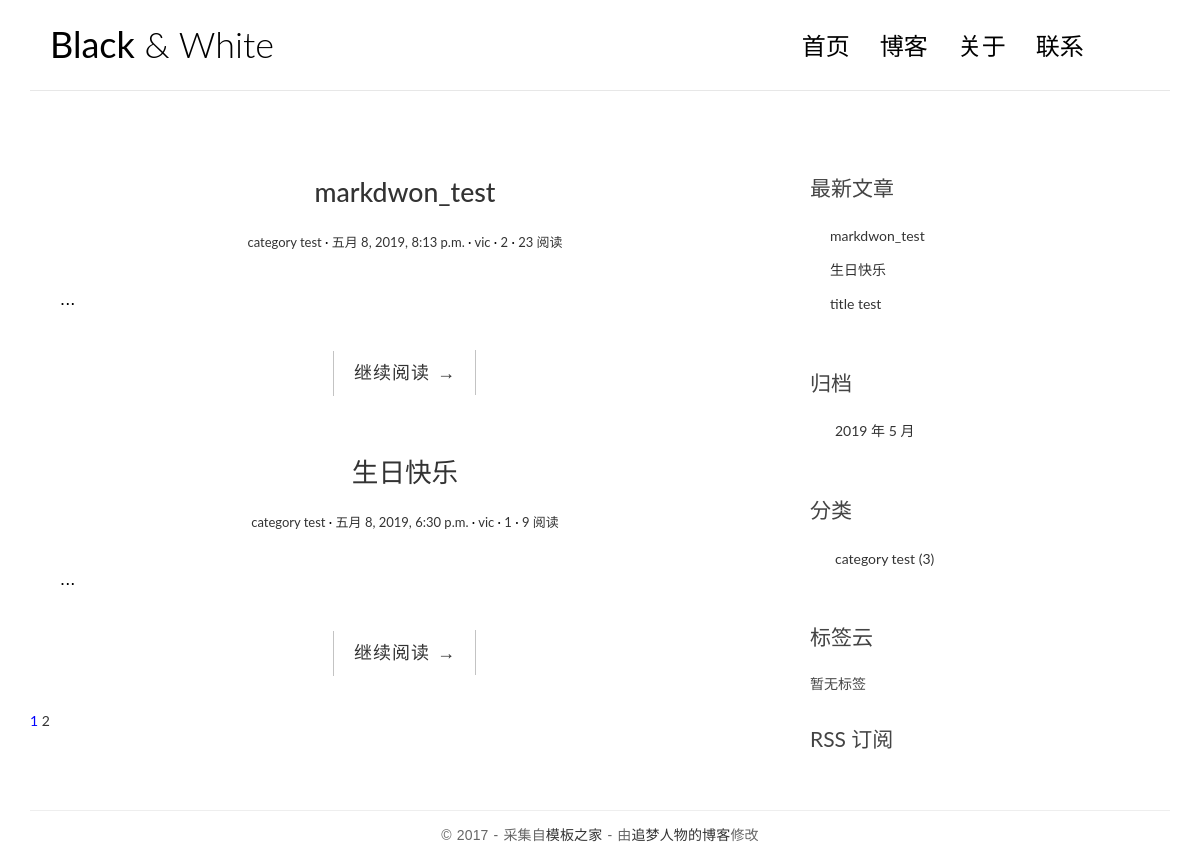
/blog/, run on an earlier commit of the app's database.
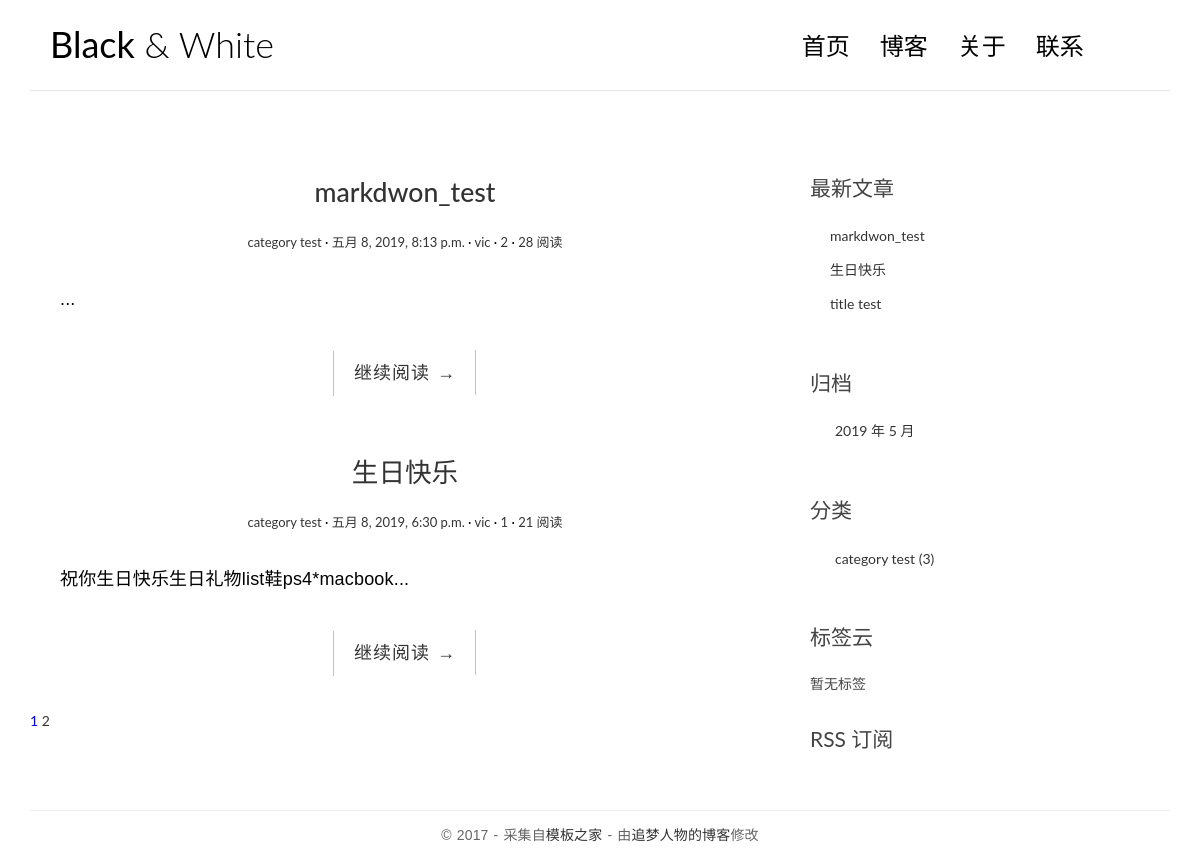
And on a later commit of the database.
### blog/models.py (models this page shows, shortened)
class Post(models.Model):
    title = models.CharField(max_length=70)
    body = models.TextField()
    created_time = models.DateTimeField()
    modified_time = models.DateTimeField()
    excerpt = models.CharField(max_length=200, blank=True)
    category = models.ForeignKey(Category, on_delete=models.CASCADE)
    tags = models.ManyToManyField(Tag, blank=True)
    author = models.ForeignKey(User, on_delete=models.CASCADE)
    views = models.PositiveIntegerField(default=0, editable=False)
    def get_absolute_url(self):
        return reverse('blog:detail', kwargs={'pk':self.pk})
    class Meta:
        ordering = ['created_time']

class Category(models.Model):
    name = models.CharField(max_length=100)

### blog/views.py (the view, shortened to what this page needs)
class IndexView(ListView):
    model = Post
    template_name = 'blog/index.html'
    context_object_name = 'post_list'
    paginate_by = 2
    def get_queryset(self):
        return super(IndexView,self).get_queryset().order_by('-created_time')
    def get_context_data(self, **kwargs):
        context = super().get_context_data(**kwargs)     #父类生成传递给模版的字典
        paginator = context.get('paginator')             #字典用get方法
        page = context.get('page_obj')
        is_paginated = context.get('is_paginated')
        pagination_data = self.pagination_data(paginator, page, is_paginated)
        context.update(pagination_data)    #更新变量到context，返回字典
        return context
    def pagination_data(self,paginator,page,is_paginated):
        if not is_paginated:          #没有分页，不需要导航条，返回空字典
            return {}
        left = []        #当前页左边连续页码号
        right = []        #当前页右边连续页码号
        left_has_more = False       #第一页后是否需要省略号
        right_has_more = False       #最后一页前是否需要省略号
        first = False                 #第一页页码
        last = False                  #最后一页页码
        page_number = page.number       #当前页码
        total_pages = paginator.num_pages       #总页码
        page_range = paginator.page_range        #分页页码列表
        if page_number == 1:
            right = page_range[page_number:page_number+2]    #获取左边连续2个页码
            if right[-1] < total_pages - 1:
                right_has_more = True
            if right[-1] < total_pages:
                last = True          #标记最后一页
        elif page_number == total_pages:      #请求的是最后一页的数据
            left = page_range[(page_number-3)if (page_number -3) > 0 else 0: page_number - 1]
            if left[0] > 2:
                left_has_more = True
            if left[0] > 1:       #左边页码比第一页大，说明左侧连续页码不包含第一页页码
                first = True        #显示第一页页码
        data = {
            'left':left,
            'right':right,
            'left_has_more':left_has_more,
            'right_has_more':right_has_more,
            'first':first,
            'last':last,
        }
        return data

### blog/templatetags/blog_tags.py (called while the page is built)
@register.simple_tag
def get_recent_posts(num=5):
    return Post.objects.all().order_by('-created_time')[:num]

@register.simple_tag
def archives():
    return Post.objects.dates('created_time', 'month', order='DESC')

@register.simple_tag
def get_categories():
    return Category.objects.annotate(num_posts=Count('post')).filter(num_posts__gt=0)

@register.simple_tag
def get_tags():
    return Tag.objects.annotate(num_posts=Count('post')).filter(num_posts__gt=0)

### templates/blog/index.html (shortened to what this page needs)
{% extends 'base.html' %}
{% block main %}
    {% for post in post_list %}
        <article class="post post-{{ post.pk }}">
            <header class="entry-header">
                <h1 class="entry-title">
                    <a href="{{ post.get_absolute_url }}">{{ post.title }}</a>
                </h1>
                <div class="entry-meta">
                    <span class="post-category"><a href="{% url 'blog:category' post.category.pk %}">{{ post.category.name }}</a></span>
                    <span class="post-date"><a href="#"><time class="entry-date"
                                                              datetime="{{ post.created_time }}">{{ post.created_time }}</time></a></span>
                    <span class="post-author"><a href="#">{{ post.author }}</a></span>
                    <span class="comments-link"><a href="{{ post.get_absolute_url }}">{{ post.comment_set.count }}</a></span>
                    <span class="views-count"><a href="{{ post.get_absolute_url }}">{{ post.views }} 阅读</a></span>
                </div>
            </header>
            <div class="entry-content clearfix">
                <p>{{ post.excerpt }}...</p>
                <div class="read-more cl-effect-14">
                    <a href="{{ post.get_absolute_url }}" class="more-link">继续阅读 <span class="meta-nav">→</span></a>
                </div>
            </div>
        </article>
    {% empty %}
        <div class="no-post">暂时还没有发布的文章！</div>
    {% endfor %}
    {% if is_paginated %}
    <div class="pagination">
        <a href="?page={{ page_obj.number }}" style="color: blue">{{ page_obj.number }}</a>
        {% if right %}
           {% for i in right %}
                 <a href="?page={{ i }}">{{ i }}</a>
           {% endfor %}
        {% endif %}
    </div>
    {% endif %}
  {% endblock main %}

### templates/base.html (shortened to what this page needs)
{% load static %}
{% load blog_tags %}
<!DOCTYPE html>
<html>
<head>
    <link rel="stylesheet" href="http://code.ionicframework.com/ionicons/2.0.1/css/ionicons.min.css">
    <link rel="stylesheet" href="{% static 'blog/css/bootstrap.min.css' %}">
    <link rel="stylesheet" href="{% static 'blog/css/pace.css' %}">
    <link rel="stylesheet" href="{% static 'blog/css/custom.css' %}">
    <link rel="stylesheet" href="{% static 'blog/css/highlights/github.css' %}">
</head>
<body>
<div class="container">
    <header id="site-header">
        <div class="row">
            <div class="col-md-4 col-sm-5 col-xs-8">
                <div class="logo">
                    <h1><a href="{% url 'blog:index' %}"><b>Black</b> &amp; White</a></h1>
                </div>
            </div>
            <div class="col-md-8 col-sm-7 col-xs-4">
                <nav class="main-nav" role="navigation">
                    <div class="collapse navbar-collapse" id="bs-example-navbar-collapse-1">
                        <ul class="nav navbar-nav navbar-right">
                            <li class="cl-effect-11"><a href="{% url 'blog:index' %}" data-hover="首页">首页</a></li>
                            <li class="cl-effect-11"><a href="full-width.html" data-hover="博客">博客</a></li>
                            <li class="cl-effect-11"><a href="about.html" data-hover="关于">关于</a></li>
                            <li class="cl-effect-11"><a href="contact.html" data-hover="联系">联系</a></li>
                        </ul>
                    </div>
                </nav>
            </div>
        </div>
    </header>
</div>
<div class="content-body">
    <div class="container">
        <div class="row">
            <main class="col-md-8">
                {% block main %}
                {% endblock main %}
            </main>
            <aside class="col-md-4">
                <div class="widget widget-recent-posts">
                    <h3 class="widget-title">最新文章</h3>
                    {% get_recent_posts as recent_post_list %}
                    <ul>
                        {% for post in recent_post_list %}
                            <li>
                                <a href="{{ post.get_absolute_url }}">{{ post.title }}</a>
                            </li>
                        {% empty %}
                            暂无文章！
                        {% endfor %}
                    </ul>
                </div>
                <div class="widget widget-archives">
                    <h3 class="widget-title">归档</h3>
                    {% archives as date_list %}
                    <ul>
                        {% for date in date_list %}
                            <li>
                                <a href="{% url 'blog:archives' date.year date.month %}">{{ date.year }}
                                    年 {{ date.month }} 月</a>
                            </li>
                        {% empty %}
                            暂无归档！
                        {% endfor %}
                    </ul>
                </div>
                <div class="widget widget-category">
                    <h3 class="widget-title">分类</h3>
                    {% get_categories as category_list %}
                    <ul>
                        {% for category in category_list %}
                            <li>
                                <a href="{% url 'blog:category' category.pk %}">{{ category.name }} <span
                                    class="post-count">({{ category.num_posts }})</span></a>
                            </li>
                        {% empty %}
                            暂无分类！
                        {% endfor %}
                    </ul>
                </div>
                <div class="widget widget-tag-cloud">
                    <h3 class="widget-title">标签云</h3>
                    {% get_tags as tag_list %}
                    <ul>
                        {% for tag in tag_list %}
                        <li>
                            <a href="{% url 'blog:tag' tag.pk %}">{{ tag.name }}</a>
                        </li>
                        {% empty %}
                         暂无标签
                        {% endfor %}
                    </ul>
                </div>
                <div class="rss">
                    <a href="{% url 'blog:rss' %}"> RSS 订阅</a>
                </div>
            </aside>
        </div>
    </div>
</div>
<footer id="site-footer">
    <div class="container">
        <div class="row">
            <div class="col-md-12">
                <p class="copyright">&copy 2017 - 采集自<a href="http://www.cssmoban.com/"
                                                        target="_blank" title="模板之家">模板之家</a>
                    - 由<a href="http://zmrenwu.com/" title="网页模板" target="_blank">追梦人物的博客</a>修改
                </p>
            </div>
        </div>
    </div>
</footer>
</body>
</html>

### blog/static/blog/css/custom.css (style rules this page uses)
* { outline: none; }
h1, h2, h3, h4, h5, h6 { margin-top: 0; }
b { font-weight: 400; }
a { color: #333; }
body { color: #444; font-family: 'Lato', sans-serif; }
p { font-family: 'Ubuntu', sans-serif; font-weight: 400; word-spacing: 1px; letter-spacing: 0.01em; }
#site-header { background-color: #FFF; padding: 25px 20px; margin-bottom: 40px; border-bottom: 1px solid #e7e7e7; }
.logo h1 a { color: #000; }
.logo h1 { margin: 0; font-family: 'Lato', sans-serif; font-weight: 300; }
.main-nav { margin-top: 11px; max-width: 95%; }
.main-nav a { color: #000000 !important; padding: 0 0 5px 0 !important; margin-right: 30px; font-family: 'Lato', sans-serif; font-weight: 300; font-size: 24px; }
.cl-effect-11 a { padding: 10px 0; color: #0972b4; text-shadow: none; }
.cl-effect-11 a::before { position: absolute; top: 0; left: 0; overflow: hidden; padding: 0 0 5px 0 !important; max-width: 0; border-bottom: 1px solid #000; color: #000; content: attr(data-hover); white-space: nowrap; -webkit-transition: max-width 0.5s; -moz-transition: max-width 0.5s; transition: max-width 0.5s; }
.content-body { padding-bottom: 4em; }
.post { background: #fff; padding: 30px 30px 0; }
.entry-title { text-align: center; font-size: 1.9em; margin-bottom: 20px; line-height: 1.6; padding: 10px 20px 0; }
.entry-meta { text-align: center; color: #DDDDDD; font-size: 13px; margin-bottom: 30px; }
.entry-content { font-size: 18px; line-height: 1.9; font-weight: 300; color: #000; }
.post-category::after, .post-date::after, .post-author::after, .comments-link::after { content: ' ·'; color: #000; }
.read-more { font-family: 'Ubuntu', sans-serif; font-weight: 400; word-spacing: 1px; letter-spacing: 0.01em; text-align: center; margin-top: 20px; }
.cl-effect-14 a { padding: 0 20px; height: 45px; line-height: 45px; position: relative; display: inline-block; margin: 15px 25px; letter-spacing: 1px; font-weight: 400; text-shadow: 0 0 1px rgba(255, 255, 255, 0.3); }
.cl-effect-14 a::before, .cl-effect-14 a::after { position: absolute; width: 45px; height: 1px; background: #C3C3C3; content: ''; -webkit-transition: all 0.3s; -moz-transition: all 0.3s; transition: all 0.3s; pointer-events: none; }
.cl-effect-14 a::before { top: 0; left: 0; -webkit-transform: rotate(90deg); -moz-transform: rotate(90deg); transform: rotate(90deg); -webkit-transform-origin: 0 0; -moz-transform-origin: 0 0; transform-origin: 0 0; }
.cl-effect-14 a::after { right: 0; bottom: 0; -webkit-transform: rotate(90deg); -moz-transform: rotate(90deg); transform: rotate(90deg); -webkit-transform-origin: 100% 0; -moz-transform-origin: 100% 0; transform-origin: 100% 0; }
.widget { background: #fff; padding: 30px 0 0; }
.widget-title { font-size: 1.5em; margin-bottom: 20px; line-height: 1.6; padding: 10px 0 0; font-weight: 400; }
.widget-recent-posts ul { padding: 0; margin: 0; padding-left: 20px; }
.widget-recent-posts ul li { list-style-type: none; position: relative; line-height: 170%; margin-bottom: 10px; }
.widget-recent-posts ul li::before { content: '\f3d3'; font-family: "Ionicons"; position: absolute; left: -17px; top: 3px; font-size: 16px; color: #000; }
.widget-archives ul { padding: 0; margin: 0; padding-left: 25px; }
.widget-archives ul li { list-style-type: none; position: relative; line-height: 170%; margin-bottom: 10px; }
.widget-archives ul li::before { content: '\f3f3'; font-family: "Ionicons"; position: absolute; left: -25px; top: 1px; font-size: 16px; color: #000; }
.widget-category ul { padding: 0; margin: 0; padding-left: 25px; }
.widget-category ul li { list-style-type: none; position: relative; line-height: 170%; margin-bottom: 10px; }
.widget-category ul li::before { content: '\f3fe'; font-family: "Ionicons"; position: absolute; left: -25px; top: 1px; font-size: 18px; color: #000; }
.widget-tag-cloud ul { padding: 0; margin: 0; margin-right: -10px; }
.rss { font-size: 21px; margin-top: 30px; }
.rss a { color: #444; }
#site-footer { padding-top: 10px; padding: 0 0 1.5em 0; }
.copyright { text-align: center; padding-top: 1em; margin: 0; border-top: 1px solid #eee; color: #666; }

What changed in the data, as far as the page shows it:
changed Post "markdwon_test": views "23" → "28"
changed Post "生日快乐": views "9" → "21"; excerpt (not shown) → "祝你生日快乐生日礼物list鞋ps4*macbook"
